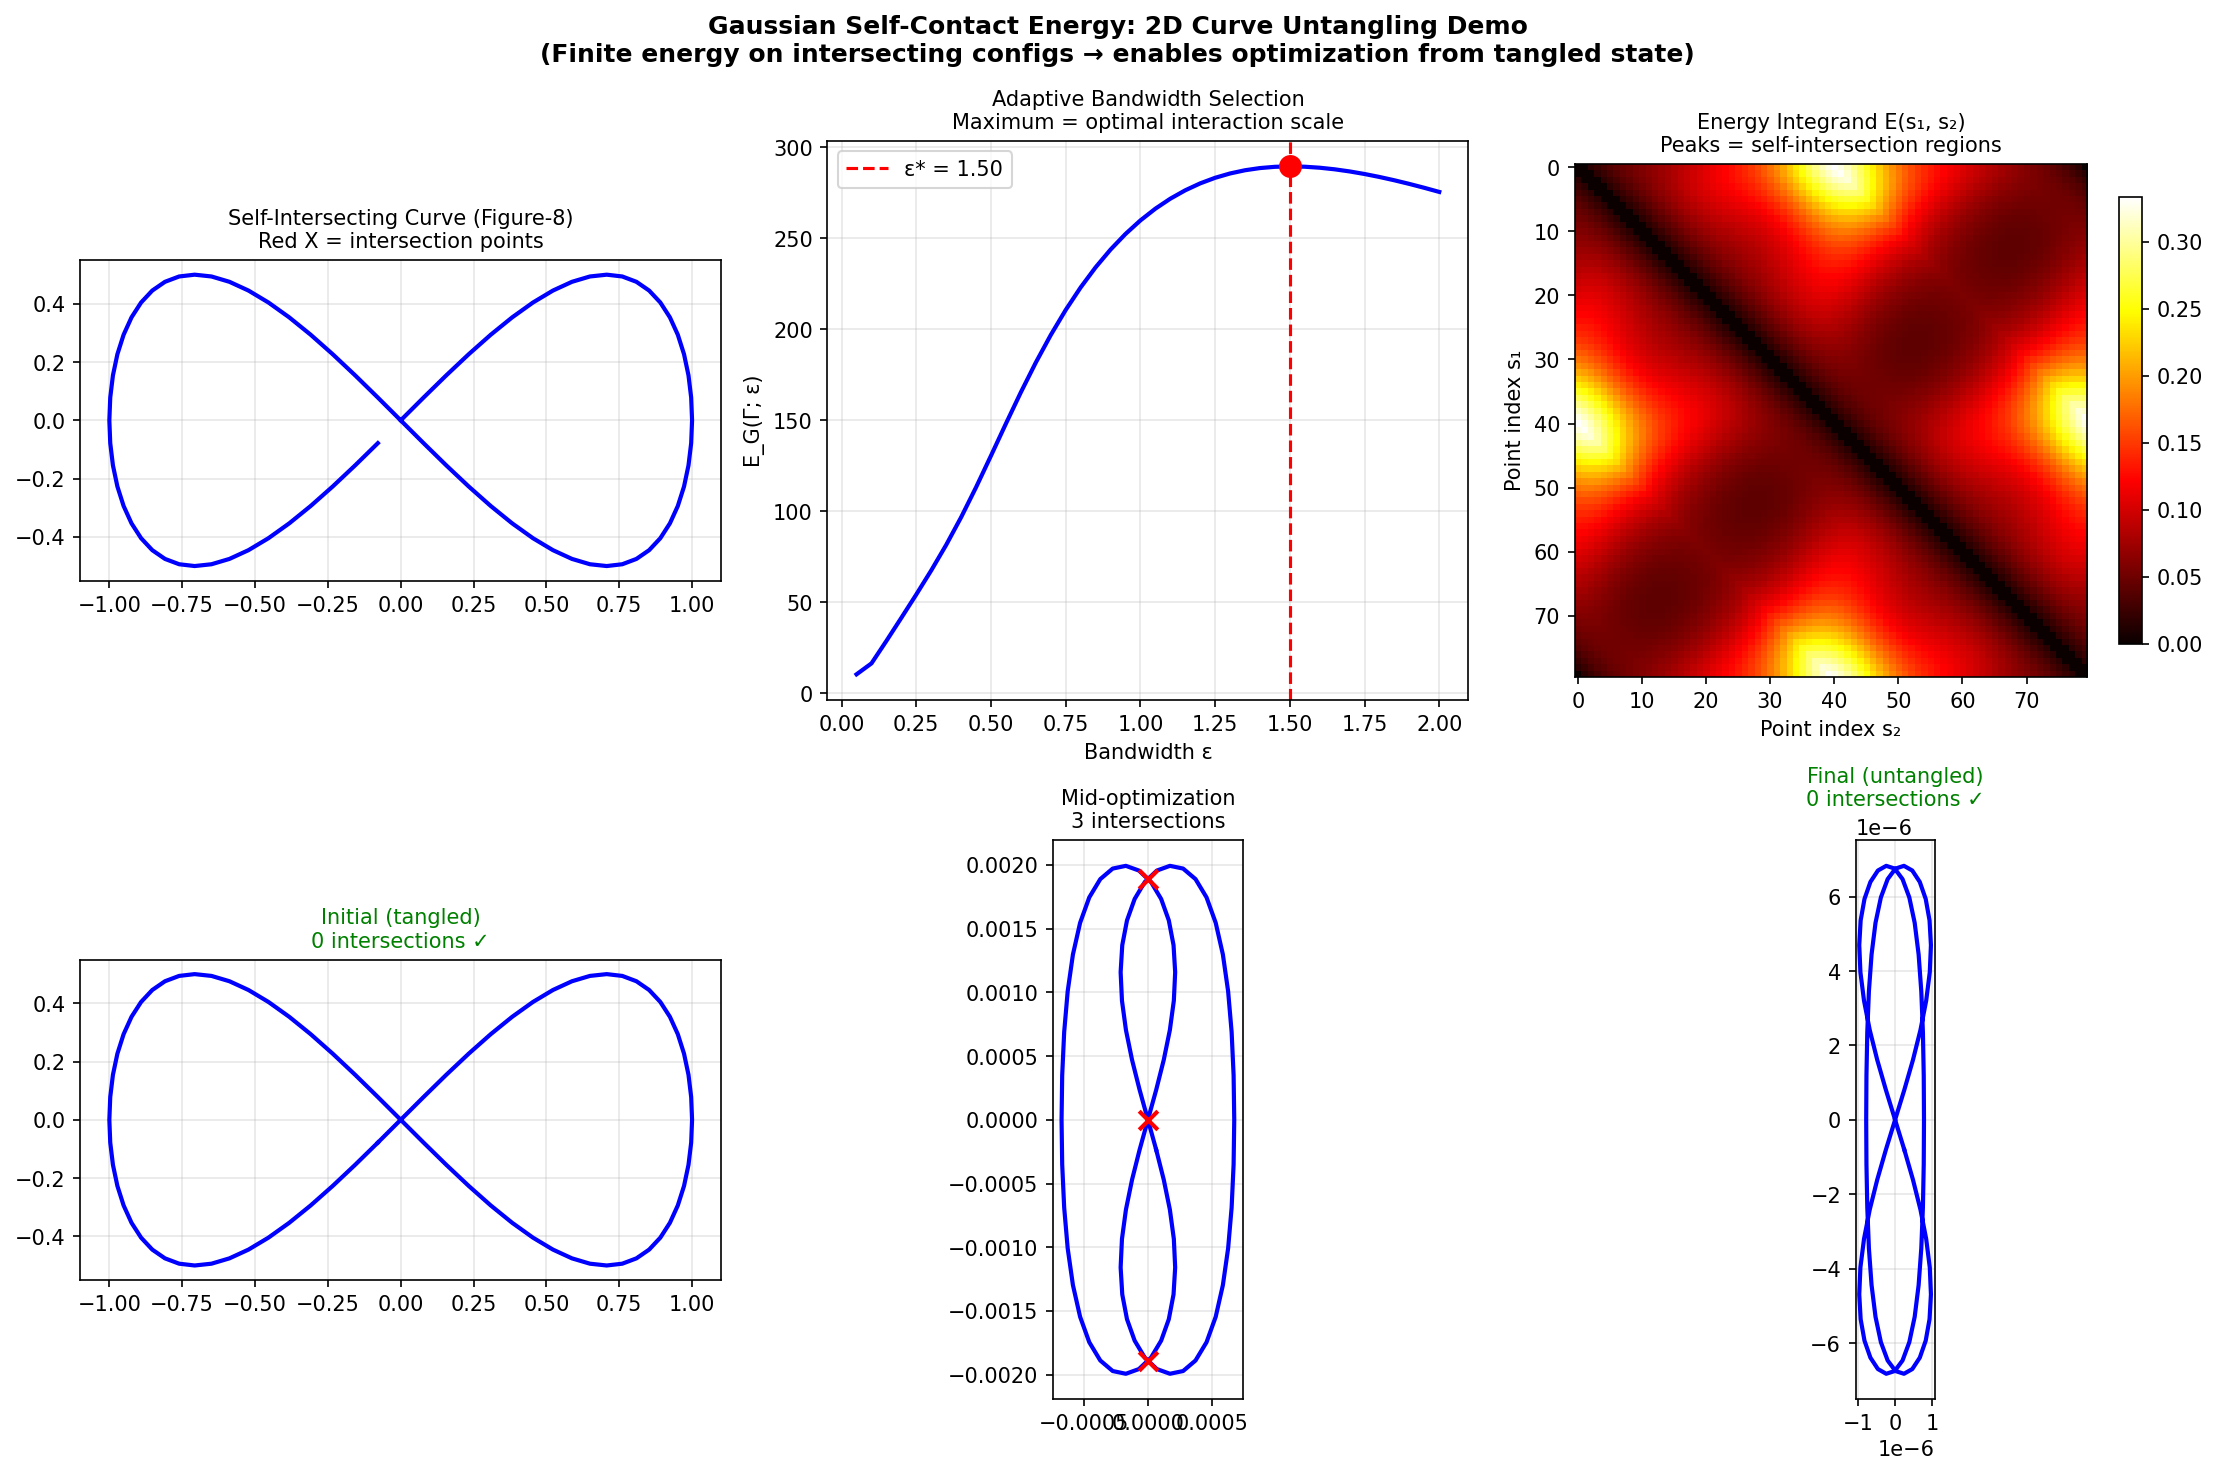

This figure's Python source:
"""
高斯自接触能量 2D 演示

演示核心概念：
1. 高斯自接触能量如何检测曲线自相交
2. 自适应带宽选择
3. 能量梯度驱动的解缠过程

使用简单的 2D 平面曲线作为示例。
"""

import numpy as np
import matplotlib.pyplot as plt
from matplotlib.patches import FancyArrowPatch

np.random.seed(42)


def create_self_intersecting_curve(n_points=100):
    """创建一条自相交的 8 字形曲线"""
    t = np.linspace(0, 2 * np.pi, n_points, endpoint=False)
    x = np.sin(t)
    y = np.sin(2 * t) * 0.5
    return np.column_stack([x, y])


def create_tangled_curve(n_points=80):
    """创建一条更复杂的自相交曲线"""
    t = np.linspace(0, 2 * np.pi, n_points, endpoint=False)
    x = np.cos(t) + 0.3 * np.cos(3 * t)
    y = np.sin(t) + 0.3 * np.sin(3 * t)
    return np.column_stack([x, y])


def intrinsic_distance(i, j, n):
    """计算曲线上两点的内蕴弧长距离（归一化）"""
    d = abs(i - j)
    return min(d, n - d) / n


def gaussian_selfcontact_energy(curve, epsilon):
    """
    计算高斯自接触能量 E_G(Γ; ε)

    E_G = Σ_{i,j} w_ij / ε * exp(-r²_ij / ε²)

    其中 w_ij = 内蕴距离（抑制邻近点），r_ij = 欧氏距离
    """
    n = len(curve)
    energy = 0.0
    for i in range(n):
        for j in range(i + 2, n):  # 跳过相邻点
            w_ij = intrinsic_distance(i, j, n)
            r_ij = np.linalg.norm(curve[i] - curve[j])
            energy += w_ij / epsilon * np.exp(-r_ij**2 / epsilon**2)
    return energy


def gaussian_gradient(curve, epsilon):
    """
    计算高斯自接触能量的梯度

    ∇_{v_i} E_G = -2/ε³ * Σ_{j≠i} w_ij * exp(-r²_ij/ε²) * (v_i - v_j)
    """
    n = len(curve)
    grad = np.zeros_like(curve)
    for i in range(n):
        for j in range(n):
            if abs(i - j) <= 1 or abs(i - j) >= n - 1:
                continue
            w_ij = intrinsic_distance(i, j, n)
            diff = curve[i] - curve[j]
            r_sq = np.sum(diff**2)
            grad[i] += -2.0 / epsilon**3 * w_ij * np.exp(-r_sq / epsilon**2) * diff
    return grad


def find_optimal_epsilon(curve, eps_range):
    """通过扫描找到使能量最大的 ε*（自适应带宽选择）"""
    energies = [gaussian_selfcontact_energy(curve, eps) for eps in eps_range]
    idx = np.argmax(energies)
    return eps_range[idx], energies


def untangle_curve(curve, epsilon, n_steps=50, lr=0.02):
    """通过梯度下降最小化高斯自接触能量来解缠曲线"""
    trajectory = [curve.copy()]
    energies = []

    current = curve.copy()
    for step in range(n_steps):
        grad = gaussian_gradient(current, epsilon)
        # 梯度下降（能量的梯度指向增大能量的方向，我们要最小化，所以减去）
        # 但实际上我们要让相交区域分开，所以沿梯度方向移动（梯度指向分离方向）
        current = current + lr * grad
        energies.append(gaussian_selfcontact_energy(current, epsilon))
        if step % 10 == 0:
            trajectory.append(current.copy())

    trajectory.append(current.copy())
    return trajectory, energies


def detect_intersections(curve):
    """简单的线段相交检测"""
    n = len(curve)
    intersections = []
    for i in range(n):
        for j in range(i + 2, n):
            if j == (i + n - 1) % n:
                continue
            p1, p2 = curve[i], curve[(i + 1) % n]
            p3, p4 = curve[j], curve[(j + 1) % n]
            # 线段相交测试
            d1 = p2 - p1
            d2 = p4 - p3
            cross = d1[0] * d2[1] - d1[1] * d2[0]
            if abs(cross) < 1e-10:
                continue
            t = ((p3[0] - p1[0]) * d2[1] - (p3[1] - p1[1]) * d2[0]) / cross
            u = ((p3[0] - p1[0]) * d1[1] - (p3[1] - p1[1]) * d1[0]) / cross
            if 0 < t < 1 and 0 < u < 1:
                pt = p1 + t * d1
                intersections.append(pt)
    return np.array(intersections) if intersections else np.empty((0, 2))


def main():
    fig, axes = plt.subplots(2, 3, figsize=(15, 10))

    # === 图 1：自相交曲线和能量积分可视化 ===
    curve = create_self_intersecting_curve(80)
    ax = axes[0, 0]
    ax.plot(curve[:, 0], curve[:, 1], 'b-', linewidth=2)
    ints = detect_intersections(curve)
    if len(ints) > 0:
        ax.scatter(ints[:, 0], ints[:, 1], c='red', s=100, zorder=5, marker='x', linewidths=3)
    ax.set_title('Self-Intersecting Curve (Figure-8)\nRed X = intersection points', fontsize=10)
    ax.set_aspect('equal')
    ax.grid(True, alpha=0.3)

    # === 图 2：自适应带宽选择 ===
    ax = axes[0, 1]
    eps_range = np.linspace(0.05, 2.0, 40)
    eps_star, energies = find_optimal_epsilon(curve, eps_range)
    ax.plot(eps_range, energies, 'b-', linewidth=2)
    ax.axvline(eps_star, color='r', linestyle='--', label=f'ε* = {eps_star:.2f}')
    ax.scatter([eps_star], [max(energies)], c='red', s=100, zorder=5)
    ax.set_xlabel('Bandwidth ε')
    ax.set_ylabel('E_G(Γ; ε)')
    ax.set_title('Adaptive Bandwidth Selection\nMaximum = optimal interaction scale', fontsize=10)
    ax.legend()
    ax.grid(True, alpha=0.3)

    # === 图 3：能量积分热图 ===
    ax = axes[0, 2]
    n = len(curve)
    E_matrix = np.zeros((n, n))
    epsilon = eps_star
    for i in range(n):
        for j in range(n):
            if abs(i - j) <= 1 or abs(i - j) >= n - 1:
                continue
            w_ij = intrinsic_distance(i, j, n)
            r_ij = np.linalg.norm(curve[i] - curve[j])
            E_matrix[i, j] = w_ij / epsilon * np.exp(-r_ij**2 / epsilon**2)

    im = ax.imshow(E_matrix, cmap='hot', aspect='equal')
    ax.set_xlabel('Point index s₂')
    ax.set_ylabel('Point index s₁')
    ax.set_title('Energy Integrand E(s₁, s₂)\nPeaks = self-intersection regions', fontsize=10)
    plt.colorbar(im, ax=ax, shrink=0.8)

    # === 图 4-6：解缠过程 ===
    trajectory, energies_over_time = untangle_curve(curve, eps_star, n_steps=60, lr=0.015)

    for idx, (step_idx, title) in enumerate([(0, 'Initial (tangled)'), (len(trajectory)//2, 'Mid-optimization'), (-1, 'Final (untangled)')]):
        ax = axes[1, idx]
        c = trajectory[step_idx]
        ax.plot(c[:, 0], c[:, 1], 'b-', linewidth=2)
        # Close the curve for visualization
        ax.plot([c[-1, 0], c[0, 0]], [c[-1, 1], c[0, 1]], 'b-', linewidth=2)
        ints = detect_intersections(c)
        if len(ints) > 0:
            ax.scatter(ints[:, 0], ints[:, 1], c='red', s=80, zorder=5, marker='x', linewidths=2)
            ax.set_title(f'{title}\n{len(ints)} intersections', fontsize=10)
        else:
            ax.set_title(f'{title}\n0 intersections ✓', fontsize=10, color='green')
        ax.set_aspect('equal')
        ax.grid(True, alpha=0.3)

    plt.suptitle('Gaussian Self-Contact Energy: 2D Curve Untangling Demo\n'
                 '(Finite energy on intersecting configs → enables optimization from tangled state)',
                 fontsize=12, fontweight='bold')
    plt.tight_layout()
    plt.savefig('/home/ligo/claude-papers/papers/untangling-surfaces-shape-mesh-repulsion/code/gaussian_selfcontact_2d.png',
                dpi=150, bbox_inches='tight')
    plt.close()
    print("Gaussian self-contact 2D demo saved.")
    print(f"  Optimal bandwidth ε* = {eps_star:.3f}")
    print(f"  Initial intersections: {len(detect_intersections(trajectory[0]))}")
    print(f"  Final intersections: {len(detect_intersections(trajectory[-1]))}")


if __name__ == "__main__":
    main()
